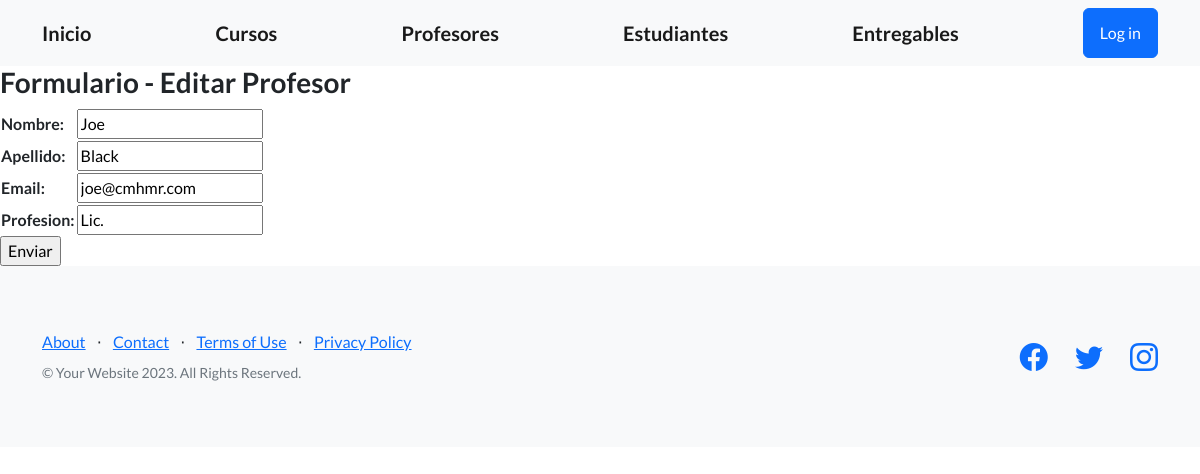
/AppCoder/editarProfesor/Joe/, run on the app's committed database.
### AppCoder/models.py (models this page shows, shortened)
class Profesor(models.Model):
    nombre=models.CharField(max_length=30)
    apellido=models.CharField(max_length=30)
    email=models.EmailField()
    profesion=models.CharField(max_length=30)

### AppCoder/views.py (the view)
# urls.py: path('editarProfesor/<profesor_nombre>/', views.editarProfesor, name='EditarProfesor'),
def editarProfesor (request, profesor_nombre):
    profesor=Profesor.objects.get(nombre=profesor_nombre)
    if request.method == "POST":
        miFormulario=ProfesorFormulario(request.POST)
        print(miFormulario)
        if miFormulario.is_valid():
            informacion=miFormulario.cleaned_data
            profesor.nombre=informacion['nombre']
            profesor.apellido=informacion['apellido']
            profesor.email=informacion['email']
            profesor.profesion=informacion['profesion']
            profesor.save()
            return render(request, 'inicio.html')
    else:
        miFormulario=ProfesorFormulario(initial={'nombre':profesor.nombre, 'apellido':profesor.apellido, 'email':profesor.email, 'profesion':profesor.profesion})
    return render(request, 'editarProfesor.html',{'miFormulario':miFormulario, 'profesor_nombre':profesor_nombre})

### AppCoder/forms.py
class ProfesorFormulario(forms.Form):
    nombre=forms.CharField()
    apellido=forms.CharField()
    email=forms.EmailField()
    profesion=forms.CharField()

### AppCoder/templates/editarProfesor.html (shortened to what this page needs)
{% extends "padre.html" %}
{% load static %}
{% block contenidoQueCambia %}
    <h3>Formulario - Editar Profesor</h3>
    <form action="" method="POST">{% csrf_token %}
        <table>
            {{ miFormulario.as_table }}
        </table>
        <input type="submit", value="Enviar">
    </form>
{% endblock %}

### data on the page
Profesor: nombre "Joe", apellido "Black", email "joe@cmhmr.com", profesion "Lic."
